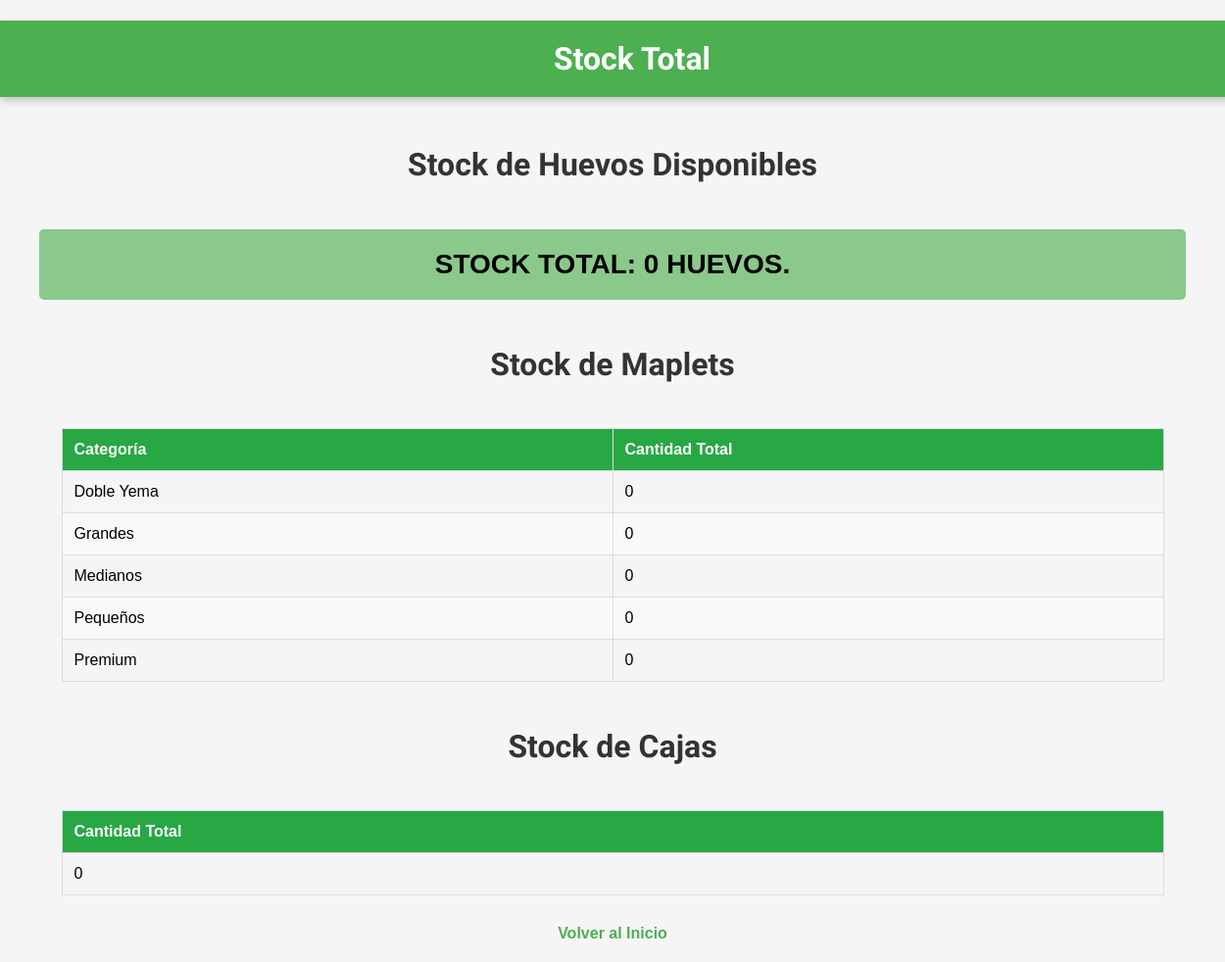
The app's page /stock with its own data.
### tables this page shows
CREATE TABLE stock_total (
    id INTEGER PRIMARY KEY AUTOINCREMENT,
    cantidad_huevos INTEGER NOT NULL
, fecha_actualizacion DATE DEFAULT CURRENT_DATE);

CREATE TABLE maplets_armados (
    id INTEGER PRIMARY KEY AUTOINCREMENT,
    categoria TEXT NOT NULL, -- 'Premium', 'Grandes', etc.
    cantidad INTEGER NOT NULL,
    fecha DATE DEFAULT CURRENT_DATE
);

### app.py (the view)
@app.route('/stock')
def stock():
    conn = sqlite3.connect('campo_libre.db')
    conn.row_factory = sqlite3.Row
    cursor = conn.cursor()
    cursor.execute("SELECT cantidad_huevos FROM stock_total ORDER BY fecha_actualizacion DESC LIMIT 1")
    stock_huevos = cursor.fetchone()
    cursor.execute("SELECT categoria, SUM(cantidad) AS total_maplets FROM maplets_armados GROUP BY categoria")
    maplets = cursor.fetchall()
    cursor.execute("SELECT SUM(cantidad) AS total_cajas FROM cajas_armadas")
    cajas = cursor.fetchone()
    conn.close()
    return render_template(
        'stock.html',
        stock_huevos=stock_huevos,
        maplets=maplets,
        cajas=cajas
    )

### templates/stock.html (shortened to what this page needs)
<!DOCTYPE html>
<html lang="es">
<head>
    <link rel="stylesheet" href="/static/css/stock.css">
</head>
<body>
    <header>
        <h1>Stock Total</h1>
    </header>
    <section>
        <div class="content">
            <div id="huevos" class="active">
                <h2>Stock de Huevos Disponibles</h2>
                <div class="stock">
                    {% if stock_huevos %}
                    STOCK TOTAL: {{ stock_huevos['cantidad_huevos'] }} HUEVOS.
                    {% else %}
                    No hay datos de stock disponibles.
                    {% endif %}
                </div>
            </div>
            <div id="maplets">
                <h2>Stock de Maplets</h2>
                <table>
                    <tr>
                        <th>Categoría</th>
                        <th>Cantidad Total</th>
                    </tr>
                    {% for maplet in maplets %}
                    <tr>
                        <td>{{ maplet['categoria'] }}</td>
                        <td>{{ maplet['total_maplets'] }}</td>
                    </tr>
                    {% endfor %}
                </table>
                <h2>Stock de Cajas</h2>
                <table>
                    <tr>
                        <th>Cantidad Total</th>
                    </tr>
                    <tr>
                        <td>{{ cajas['total_cajas'] }}</td>
                    </tr>
                </table>
            </div>
        </div>
    </section>
    <div class="volver">
        <a href="/">Volver al Inicio</a>
    </div>
</body>
</html>

### static/css/stock.css (style rules this page uses)
body { font-family: 'Arial', sans-serif; background-color: #f5f5f5; margin: 0; padding: 0; box-sizing: border-box; }
header h1 { background-color: #4CAF50; font-family: 'audiowide', sans-serif; width: 100%; padding: 20px; text-align: center; color: white; font-size: 32px; font-weight: bold; box-shadow: 0 4px 8px rgba(0, 0, 0, 0.2); margin-bottom: 20px; }
.stock { font-size: 28px; font-weight: bold; text-align: center; background-color: #4caf4fa1; margin-right: 40px; margin-left: 40px; border-radius: 5px; padding: 20px; }
h1, h2 { text-align: center; font-family: 'audiowide', sans-serif; font-size: 32px; color: #333; padding: 20px; font-weight: bold; }
.content { text-align: center; margin: 30px 0; }
table { width: 90%; margin: 0 auto; border-collapse: collapse; table-layout: fixed; }
table th, table td { padding: 12px; border: 1px solid #ddd; text-align: left; font-size: 16px; }
table th { background-color: #28a745; color: white; }
table tbody tr:nth-child(odd) { background-color: #f9f9f9; }
.volver a { color: #4caf50; text-decoration: none; font-weight: bold; transition: color 0.3s; margin: 20px; display: flex; justify-content: center; }

### records on screen
stock_total: cantidad_huevos "0"
maplets_armados: categoria "Doble Yema", total_maplets "0"
maplets_armados: categoria "Grandes", total_maplets "0"
maplets_armados: categoria "Medianos", total_maplets "0"
maplets_armados: categoria "Pequeños", total_maplets "0"
maplets_armados: categoria "Premium", total_maplets "0"

### other values on screen
{{ cajas['total_cajas'] }} "0"
